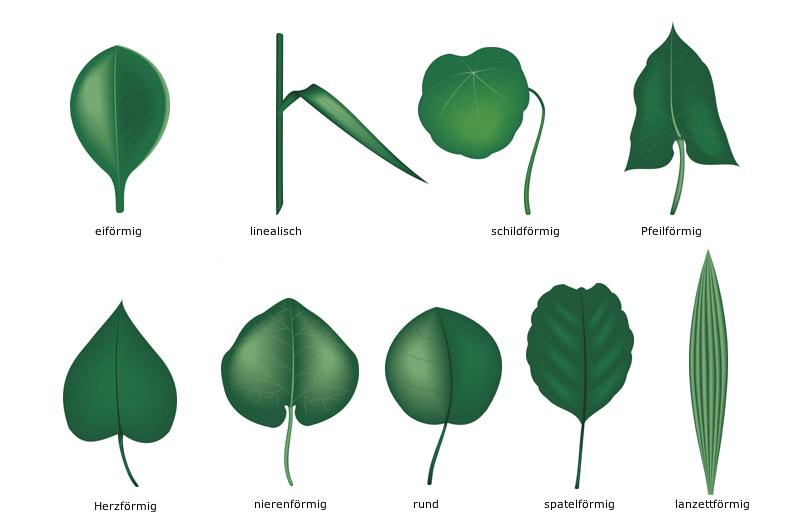
//> input picture Daten/OpenCV-13/Img13a00.jpg, 800 x 527 px
$ ./_solutionPrakt13   (built with g++ and OpenCV 4)
//> lines starting //> are read from the running program, lines starting //| are printed output that depends on the picture; pictures that were not available may be replaced by others from this repository, and a replacement may not be noted
#include <opencv2/opencv.hpp>
#include <iostream>
using namespace cv;
using namespace std;

void MatchingMethod(int, void*);

Mat img; Mat templates[9]; Mat result;
char* image_window = "Source Image";
char* result_window = "Result window";

int match_method;
int max_Trackbar = 5;

int main() {

	/// Load image and template
	img = imread("../Daten/OpenCV-13/Img13a00.jpg", 1); //image
//> img is the input picture: 527 rows x 800 cols, CV_8UC3; mean B, G, R 216.2, 224.2, 211.8
	if (!img.data) {
		printf("Error: Couldn't open the image file.\n");
		return 1;
	}

	for (int i = 1; i <= 9; i++) {
		String test = "../Daten/OpenCV-13/Img13a0";
		test += std::to_string(i);
		test += ".JPG";
		cout << test;
		//flag 1 means color
		Mat tmp;
		tmp = imread(test, 1); //template
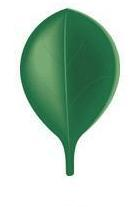
//> input picture Daten/OpenCV-13/Img13a01.JPG, 139 x 207 px
//> tmp is the input picture: 207 rows x 139 cols, CV_8UC3; mean B, G, R 192.3, 206.8, 184
		if (!tmp.data) {
			printf("Error: Couldn't open the image file.\n");
			return 1;
		}
		templates[i - 1] = tmp;
	}

	/// Create windows
	namedWindow(image_window, WINDOW_AUTOSIZE);
	namedWindow(result_window, WINDOW_AUTOSIZE);

	/// Create Trackbar
	char* trackbar_label = "Method: \n 0: SQDIFF \ n 1: SQDIFF NORMED \n 2: TM CCORR \n 3: TM CCORR NORMED \n 4: TM COEFF \n 5: TM COEFF NORMED";
	createTrackbar(trackbar_label, image_window, &match_method, max_Trackbar, MatchingMethod);

	MatchingMethod(0, 0);
	waitKey();
}

void MatchingMethod(int, void*)
{
	/// Source image to display
	Mat img_display;
	img.copyTo(img_display);

	/// Create the result matrix
	int result_cols = img.cols - templates[0].cols + 1;
	int result_rows = img.rows - templates[0].rows + 1;

	result.create(result_rows, result_cols, CV_32FC1);

	/// Do the Matching and Normalize
	matchTemplate(img, templates[0], result, match_method); // 0 at beginning
	normalize(result, result, 0, 1, NORM_MINMAX, -1, Mat());

	/// Localizing the best match with minMaxLoc
	double minVal; double maxVal; Point minLoc; Point maxLoc;
	Point matchLoc;

	minMaxLoc(result, &minVal, &maxVal, &minLoc, &maxLoc, Mat());

	/// For SQDIFF and SQDIFF_NORMED, the best matches are lower values. For all the other methods, the higher the better
	if (match_method == TM_SQDIFF || match_method == TM_SQDIFF_NORMED)
	{
		matchLoc = minLoc;
	}
	else
	{
		matchLoc = maxLoc;
	}

	/// Show me what you got
	rectangle(img_display, matchLoc, Point(matchLoc.x + templates[0].cols, matchLoc.y + templates[0].rows), Scalar::all(0), 2, 8, 0);
	rectangle(result, matchLoc, Point(matchLoc.x + templates[0].cols, matchLoc.y + templates[0].rows), Scalar::all(0), 2, 8, 0);

	imshow(image_window, img_display);
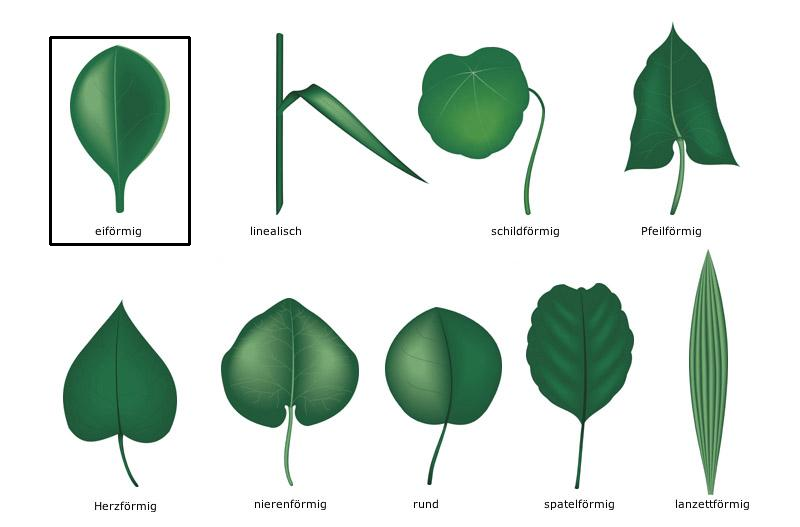
//> window 'Source Image': 527 rows x 800 cols, CV_8UC3; mean B, G, R 214.9, 222.9, 210.5
	imshow(result_window, result);
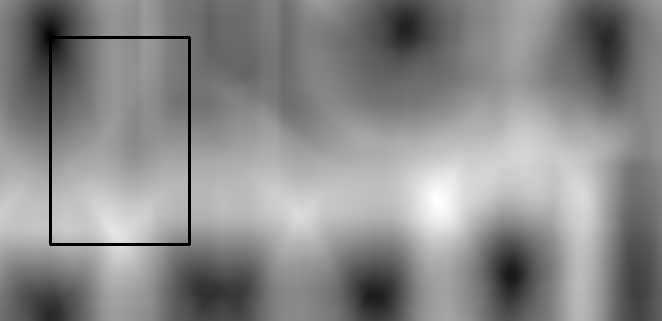
//> window 'Result window': 321 rows x 662 cols, CV_8UC1; min 0, max 255, mean 137.6

	return;
}
